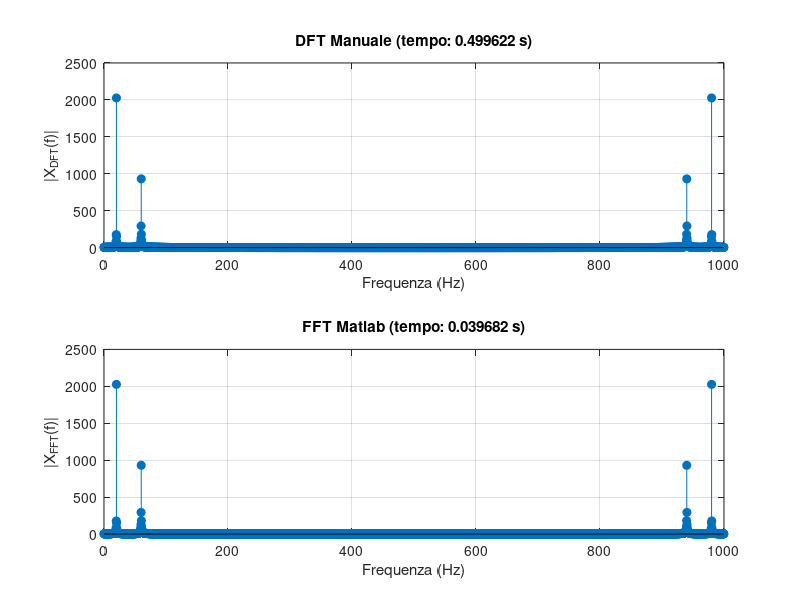

Source code (MATLAB):
% Fourier: Script per confrontare la DFT manuale con la FFT e il loro costo computazionale
clear; close all; clc;

N = 8^4;                    % Numero di campioni
Fs = 1000;                  % Frequenza di campionamento (Hz)
t = (0:N-1)/Fs;             % Vettore temporale
f0 = 20;                    % Frequenza del segnale (Hz)
f1=30;                      % Frequenza del segnale (Hz)

% Segnale di prova
x = sin(2*pi*f0*t) + 0.5*sin(2*pi*2*f1*t);

% Calcolo della DFT (manuale)
n = 0:N-1;
k = n';
W = exp(-1j*2*pi*k*n/N);

%% Misura tempo DFT manuale
tic;
X_dft = W*x';
tempo_dft = toc;

%% Calcolo della FFT (Matlab) e misura tempo
tic;
X_fft = fft(x); 
tempo_fft = toc;

%% Plot del confronto
figure;
f = (0:N-1)*(Fs/N);         % Asse delle frequenze

subplot(2,1,1);
stem(f, abs(X_dft), 'filled');
title(['DFT Manuale (tempo: ', num2str(tempo_dft, '%.6f'), ' s)']);
xlabel('Frequenza (Hz)');
ylabel('|X_{DFT}(f)|');
grid on;

subplot(2,1,2);
stem(f, abs(X_fft), 'filled');
title(['FFT Matlab (tempo: ', num2str(tempo_fft, '%.6f'), ' s)']);
xlabel('Frequenza (Hz)');
ylabel('|X_{FFT}(f)|');
grid on;

% Stampa costo computazionale
fprintf('Tempo di esecuzione DFT manuale: %.6f secondi\n', tempo_dft);
fprintf('Tempo di esecuzione FFT Matlab: %.6f secondi\n', tempo_fft);
fprintf('Rapporto tempo di esecuzione DFT manuale/FFT matlab: %.6f secondi\n', tempo_dft/tempo_fft);